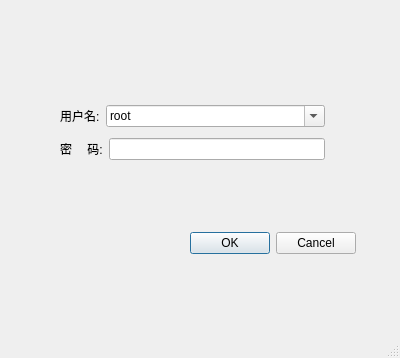
<?xml version="1.0" encoding="UTF-8"?>
<ui version="4.0">
 <class>logging</class>
 <widget class="QMainWindow" name="logging">
  <property name="geometry">
   <rect>
    <x>0</x>
    <y>0</y>
    <width>400</width>
    <height>358</height>
   </rect>
  </property>
  <property name="windowTitle">
   <string>MainWindow</string>
  </property>
  <widget class="QWidget" name="centralwidget">
   <widget class="QDialogButtonBox" name="yesOrNoBox">
    <property name="enabled">
     <bool>true</bool>
    </property>
    <property name="geometry">
     <rect>
      <x>180</x>
      <y>230</y>
      <width>176</width>
      <height>27</height>
     </rect>
    </property>
    <property name="standardButtons">
     <set>QDialogButtonBox::Cancel|QDialogButtonBox::Ok</set>
    </property>
   </widget>
   <widget class="QWidget" name="layoutWidget">
    <property name="geometry">
     <rect>
      <x>60</x>
      <y>100</y>
      <width>265</width>
      <height>66</height>
     </rect>
    </property>
    <layout class="QVBoxLayout" name="verticalLayout">
     <item>
      <layout class="QHBoxLayout" name="horizontalLayout">
       <item>
        <widget class="QLabel" name="label">
         <property name="text">
          <string>用户名:</string>
         </property>
        </widget>
       </item>
       <item>
        <widget class="QFontComboBox" name="name">
         <property name="currentText">
          <string>root</string>
         </property>
        </widget>
       </item>
      </layout>
     </item>
     <item>
      <layout class="QHBoxLayout" name="horizontalLayout_2">
       <item>
        <widget class="QLabel" name="label_2">
         <property name="text">
          <string>密　 码:</string>
         </property>
        </widget>
       </item>
       <item>
        <widget class="QLineEdit" name="passward"/>
       </item>
      </layout>
     </item>
    </layout>
   </widget>
  </widget>
  <widget class="QMenuBar" name="menubar">
   <property name="geometry">
    <rect>
     <x>0</x>
     <y>0</y>
     <width>400</width>
     <height>23</height>
    </rect>
   </property>
  </widget>
  <widget class="QStatusBar" name="statusbar"/>
 </widget>
 <resources/>
 <connections/>
</ui>
